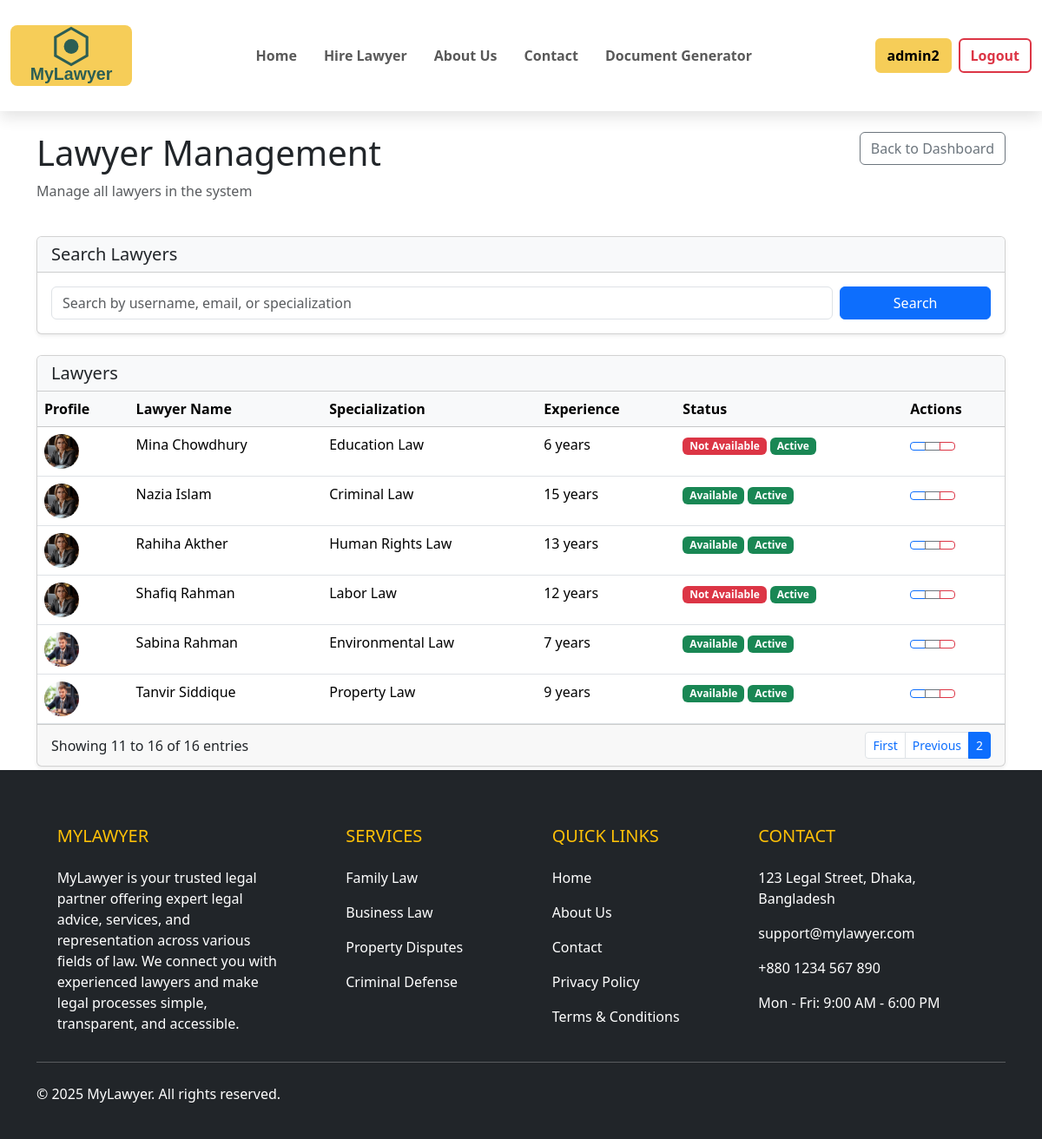
The app's page /admin-panel/lawyers/?page=2 (signed in) with its own data.
### core/models.py (models this page shows, shortened)
class LawyerProfile(models.Model):
    user = models.OneToOneField(User, on_delete=models.CASCADE)
    profile_picture = models.ImageField(upload_to='profile_pics/', blank=True, null=True)
    specialization = models.CharField(max_length=100)
    experience_years = models.PositiveIntegerField()
    bio = models.TextField()
    available = models.BooleanField(default=True)

### core/views.py (the view)
# urls.py: path('admin-panel/lawyers/', views.lawyer_list, name='admin_lawyer_list'),
@login_required
@user_passes_test(is_admin)
def lawyer_list(request):
    query = request.GET.get('q', '')
    lawyers = LawyerProfile.objects.filter(
        Q(user__username__icontains=query) |
        Q(user__email__icontains=query) |
        Q(specialization__icontains=query)
    ).order_by('user__username')
    paginator = Paginator(lawyers, 10)  # 10 lawyers per page
    page_number = request.GET.get('page')
    page_obj = paginator.get_page(page_number)
    return render(request, 'admin/lawyer_list.html', {'page_obj': page_obj, 'query': query})

### core/views.py (called while the page is built)
def is_admin(user):
    return user.is_superuser

### core/templates/admin/lawyer_list.html (shortened to what this page needs)
{% extends 'base.html' %}
{% block content %}
<div class="container mt-4">
    <div class="row mb-4">
        <div class="col-md-6">
            <h1>Lawyer Management</h1>
            <p class="text-muted">Manage all lawyers in the system</p>
        </div>
        <div class="col-md-6 text-end">
            <a href="{% url 'admin_dashboard' %}" class="btn btn-outline-secondary">
                 Back to Dashboard
            </a>
        </div>
    </div>
    <div class="card shadow-sm mb-4">
        <div class="card-header bg-light">
            <div class="row align-items-center">
                <div class="col">
                    <h5 class="mb-0">Search Lawyers</h5>
                </div>
            </div>
        </div>
        <div class="card-body">
            <form action="{% url 'admin_lawyer_list' %}" method="GET" class="row g-2">
                <div class="col-md-10">
                    <input type="text" name="q" class="form-control" placeholder="Search by username, email, or specialization" value="{{ query }}">
                </div>
                <div class="col-md-2">
                    <button type="submit" class="btn btn-primary w-100">Search</button>
                </div>
            </form>
        </div>
    </div>
    <div class="card shadow-sm">
        <div class="card-header bg-light">
            <div class="row align-items-center">
                <div class="col">
                    <h5 class="mb-0">Lawyers</h5>
                </div>
            </div>
        </div>
        <div class="card-body p-0">
            <div class="table-responsive">
                <table class="table table-hover mb-0">
                    <thead class="table-light">
                        <tr>
                            <th>Profile</th>
                            <th>Lawyer Name</th>
                            <th>Specialization</th>
                            <th>Experience</th>
                            <th>Status</th>
                            <th>Actions</th>
                        </tr>
                    </thead>
                    <tbody>
                        {% for lawyer in page_obj %}
                        <tr>
                            <td>
                                {% if lawyer.profile_picture %}
                                    <img src="{{ lawyer.profile_picture.url }}" alt="{{ lawyer.user.username }}" class="rounded-circle" width="40" height="40">
                                {% else %}
                                    <div class="rounded-circle bg-secondary d-flex align-items-center justify-content-center" style="width: 40px; height: 40px;">
                                        <span class="text-white">{{ lawyer.user.username|slice:":1"|upper }}</span>
                                    </div>
                                {% endif %}
                            </td>
                            <td>{{ lawyer.user.get_full_name|default:lawyer.user.username }}</td>
                            <td>{{ lawyer.specialization }}</td>
                            <td>{{ lawyer.experience_years }} years</td>
                            <td>
                                {% if lawyer.available %}
                                    <span class="badge bg-success">Available</span>
                                {% else %}
                                    <span class="badge bg-danger">Not Available</span>
                                {% endif %}
                                {% if lawyer.user.is_active %}
                                    <span class="badge bg-success">Active</span>
                                {% else %}
                                    <span class="badge bg-danger">Inactive</span>
                                {% endif %}
                            </td>
                            <td>
                                <div class="btn-group btn-group-sm">
                                    <a href="{% url 'admin_user_detail' lawyer.user.id %}" class="btn btn-outline-primary">
                                    </a>
                                    <a href="{% url 'admin_edit_user' lawyer.user.id %}" class="btn btn-outline-secondary">
                                    </a>
                                    <a href="{% url 'admin_remove_lawyer' lawyer.user.id %}" class="btn btn-outline-danger">
                                    </a>
                                </div>
                            </td>
                        </tr>
                        {% empty %}
                        <tr>
                            <td colspan="6" class="text-center py-4">No lawyers found.</td>
                        </tr>
                        {% endfor %}
                    </tbody>
                </table>
            </div>
        </div>
        <div class="card-footer">
            <div class="d-flex justify-content-between align-items-center">
                <div>
                    Showing {{ page_obj.start_index }} to {{ page_obj.end_index }} of
                    {{ page_obj.paginator.count }} entries
                </div>
                <nav>
                    <ul class="pagination pagination-sm mb-0">
                        {% if page_obj.has_previous %}
                            <li class="page-item">
                                <a class="page-link" href="?page=1{% if query %}&q={{ query }}{% endif %}">First</a>
                            </li>
                            <li class="page-item">
                                <a class="page-link" href="?page={{ page_obj.previous_page_number }}{% if query %}&q={{ query }}{% endif %}">Previous</a>
                            </li>
                        {% endif %}
                        <li class="page-item active">
                            <span class="page-link">{{ page_obj.number }}</span>
                        </li>
                    </ul>
                </nav>
            </div>
        </div>
    </div>
</div>
{% endblock %}

### core/templates/nav.html (shortened to what this page needs)
{% load static %}
<nav class="navbar navbar-expand-lg navbar-custom py-4 sticky-top">
    <div class="container-fluid">
        <a class="navbar-brand" href="{% url 'home' %}">
            <img src="{% static 'logo.svg' %}" alt="MyLawyer Logo">
        </a>
        <div class="collapse navbar-collapse justify-content-center" id="navbarSupportedContent">
            <ul class="navbar-nav mb-2 mb-lg-0">
                <li class="nav-item">
                    <a class="nav-link {% if request.resolver_match.url_name == 'home' %}active{% endif %}" href="{% url 'home' %}">Home</a>
                </li>
                <li class="nav-item">
                    <a class="nav-link" href="{% url 'view_lawyers' %}">Hire Lawyer</a>
                </li>
                <li class="nav-item">
                    <a class="nav-link" href="{% url 'about' %}">About Us</a>
                </li>
                <li class="nav-item">
                    <a class="nav-link" href="{% url 'contact' %}">Contact</a>
                </li>
                <li class="nav-item">
                    <a class="nav-link" href="{% url 'doc_generator' %}">Document Generator</a>
                </li>
            </ul>
        </div>
        <div class="d-flex align-items-center">
            {% if user.is_authenticated %}
            <a href="{% url 'dashboard' %}" class="btn me-2 custom-profile">
                 {{ user.username }}
            </a>
            <a href="{% url 'logout' %}" class="btn custom-logout">Logout</a>
            {% else %}
            <a href="{% url 'login' %}" class="btn me-2 custom-login">Login</a>
            <a href="{% url 'register' %}" class="btn custom-register">Register</a>
            {% endif %}
        </div>
    </div>
</nav>

### core/templates/nav.html (style rules this page uses)
.navbar-custom { box-shadow: 0 8px 16px rgba(0, 0, 0, 0.1); background-color: #fff; }
.nav-link { font-weight: 600; margin-right: 15px; transition: color 0.3s ease; }
.custom-profile { background-color: #f6cd58; color: black; border: 2px solid #f6cd58; font-weight: 600; transition: 0.3s; }
.custom-logout { background-color: transparent; color: #dc3545; border: 2px solid #dc3545; font-weight: 600; transition: 0.3s; }
.navbar-brand img { width: 140px; border-radius: 8px; }

### records on screen
LawyerProfile: profile_picture (picture), user.get_full_name "Mina Chowdhury", specialization "Education Law", experience_years "6", available "Not Available", shows "Active"
LawyerProfile: profile_picture (picture), user.get_full_name "Nazia Islam", specialization "Criminal Law", experience_years "15", available "Available", shows "Active"
LawyerProfile: profile_picture (picture), user.get_full_name "Rahiha Akther", specialization "Human Rights Law", experience_years "13", available "Available", shows "Active"
LawyerProfile: profile_picture (picture), user.get_full_name "Shafiq Rahman", specialization "Labor Law", experience_years "12", available "Not Available", shows "Active"
LawyerProfile: profile_picture (picture), user.get_full_name "Sabina Rahman", specialization "Environmental Law", experience_years "7", available "Available", shows "Active"
LawyerProfile: profile_picture (picture), user.get_full_name "Tanvir Siddique", specialization "Property Law", experience_years "9", available "Available", shows "Active"

### other values on screen
{{ user.username }} "admin2"
{{ page_obj.start_index }} "11"
{{ page_obj.end_index }} "16"
{{ page_obj.paginator.count }} "16"
{{ page_obj.number }} "2"
